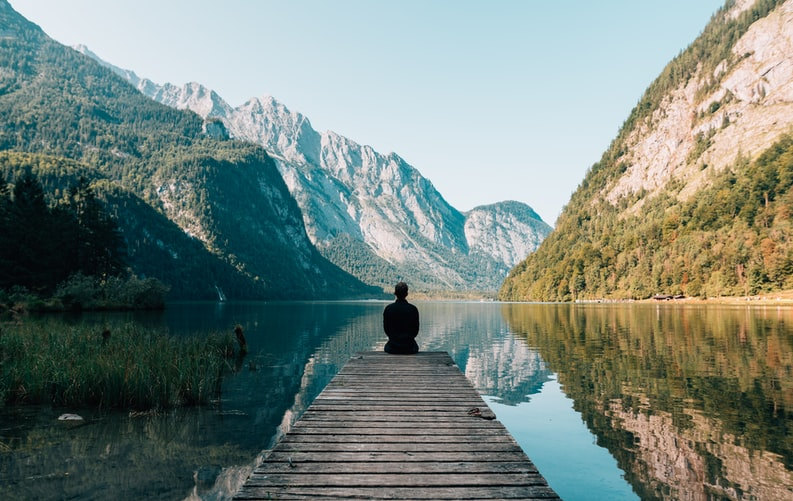
#> input picture Images/solo.jpeg, 793 x 501 px
$ python contour_detection.py
#> lines starting #> are read from the running program, lines starting #| are printed output that depends on the picture; after the words box and inside, x2 and y2 are one past the last pixel; in counts of white or black regions, pixels touching at a corner belong together
import cv2 as cv
import numpy as np


img = cv.imread("Images/solo.jpeg")
#> img is the input picture: shape (501, 793, 3); mean B, G, R 125, 132.4, 119.3
cv.imshow("Solo Travel", img)

blank = np.zeros(img.shape, dtype='uint8')
cv.imshow("Blank", blank)

gray = cv.cvtColor(img, cv.COLOR_BGR2GRAY)
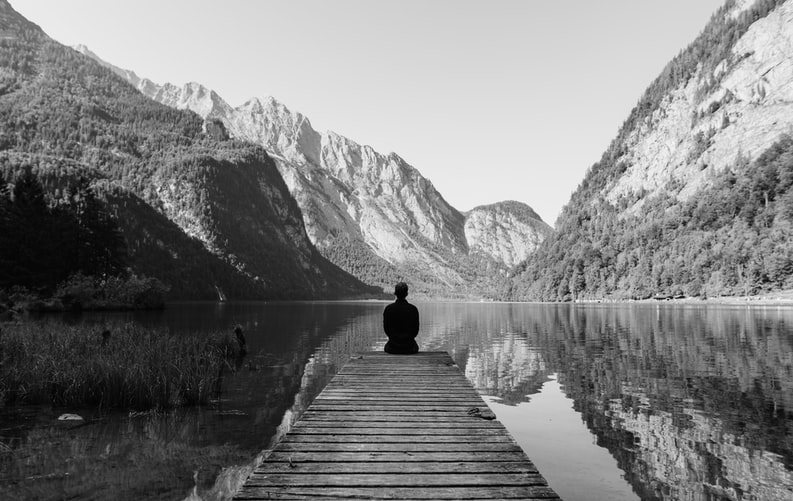
#> gray: shape (501, 793); min 0, max 251, mean 127.6
cv.imshow("Gray", gray)

blur = cv.GaussianBlur(gray, (5, 5), cv.BORDER_DEFAULT)
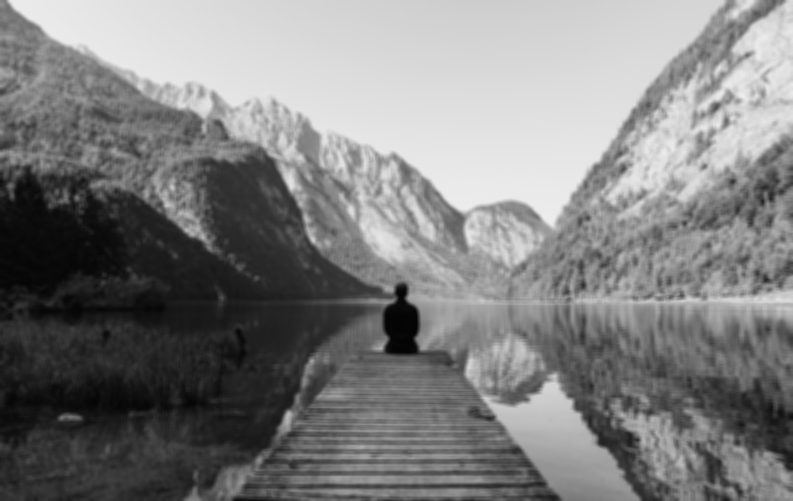
#> blur: shape (501, 793); min 3, max 238, mean 127.6
cv.imshow("Blur",blur)

canny = cv.Canny(blur, 125, 175)
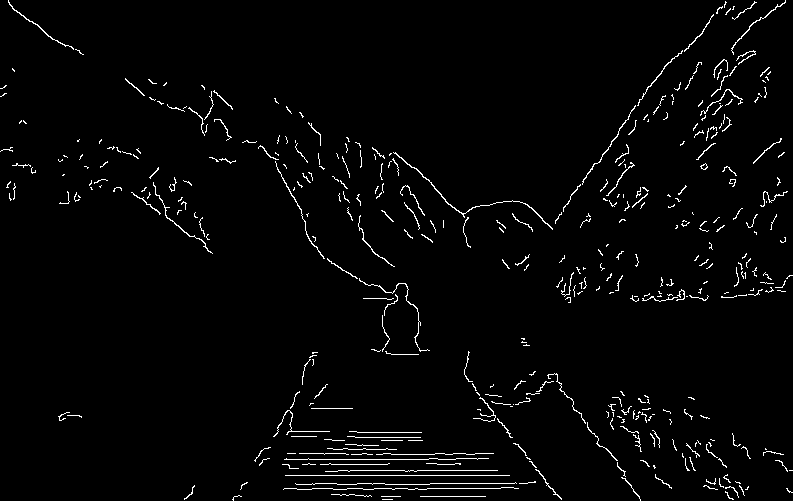
#> canny: shape (501, 793); 2.4% white in thin lines or dots
cv.imshow("Canny", canny)

contours, hierarchies =  cv.findContours(canny, cv.RETR_LIST, cv.CHAIN_APPROX_SIMPLE)
#> contours = 402 contours, 385 with area under 20; largest, box (x1, y1, x2, y2) and area: (393, 152, 553, 230) 88, (8, 0, 74, 50) 44, (582, 105, 636, 185) 41, (731, 0, 786, 55) 40, (153, 182, 213, 254) 40
print(f"Number of contours => {len(contours)}")
#| Number of contours => 402

cv.drawContours(blank, contours, -1, (0,0,255))
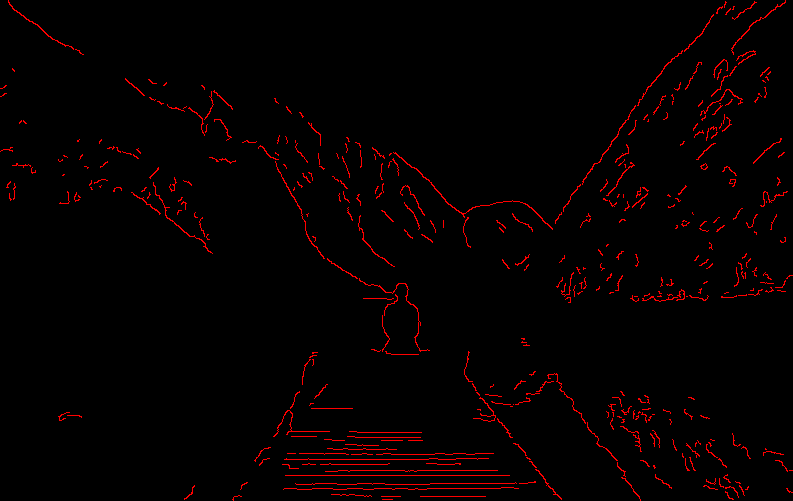
#> blank: shape (501, 793, 3); mean of channels 0, 1, 2 0, 0, 6; drawn as B, G, R
cv.imshow("Contour Drawn", blank)

ret, thresh = cv.threshold(gray, 125, 255, cv.THRESH_BINARY)
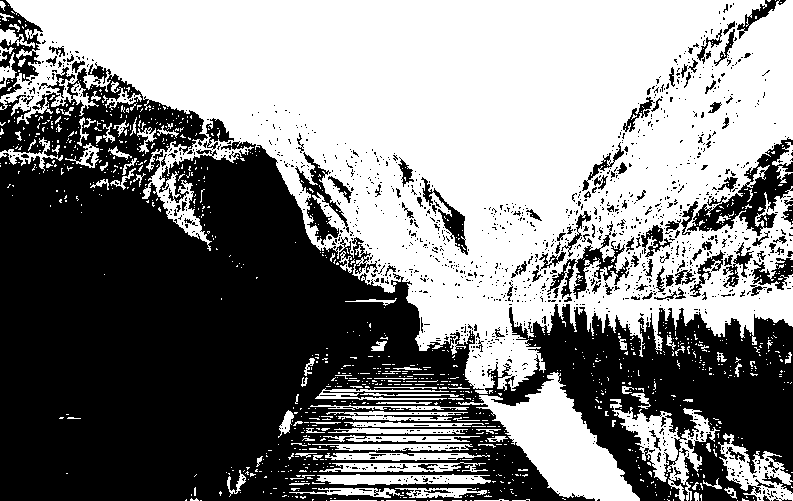
#> thresh: shape (501, 793); 51.7% white; 1425 black regions (1308 under 20 px)
cv.imshow("thresh", thresh)

contours, hierarchies = cv.findContours(thresh, cv.RETR_LIST, cv.CHAIN_APPROX_SIMPLE)
#> contours = 3030 contours, 2768 with area under 20; largest, box (x1, y1, x2, y2) and area: (0, 0, 793, 394) 185056, (458, 372, 640, 501) 8590, (610, 399, 720, 501) 3134, (718, 433, 793, 501) 2106, (294, 151, 349, 246) 1665

cv.waitKey(0)

$ run again, with Images/cats.jpg copied over Images/solo.jpeg
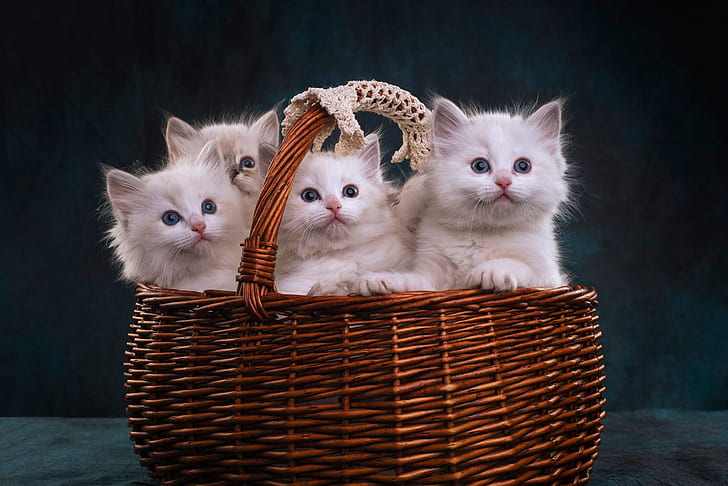
#> input picture Images/cats.jpg, 728 x 486 px
#> img is the input picture: shape (486, 728, 3); mean B, G, R 53.1, 53, 63
#> `canny = cv.Canny(blur, 125, 175)`:
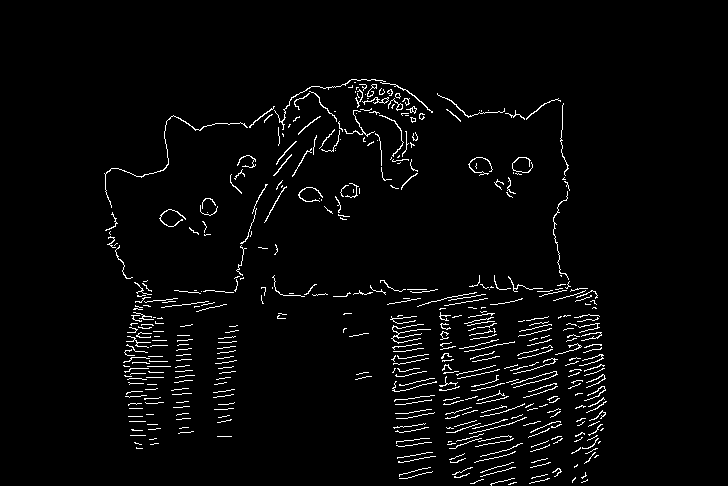
#> canny: shape (486, 728); 3% white in thin lines or dots, all inside (x1, y1, x2, y2) = (104, 79, 607, 486)
#> `contours, hierarchies =  cv.findContours(canny, cv.RETR_LIST, cv.CHAIN..`: contours = 457 contours, 448 with area under 20; largest, box (x1, y1, x2, y2) and area: (104, 115, 248, 208) 36, (362, 97, 389, 105) 34, (388, 98, 403, 111) 30, (274, 79, 386, 130) 26, (406, 106, 417, 114) 26
#| Number of contours => 457
#> `ret, thresh = cv.threshold(gray, 125, 255, cv.THRESH_BINARY)`:
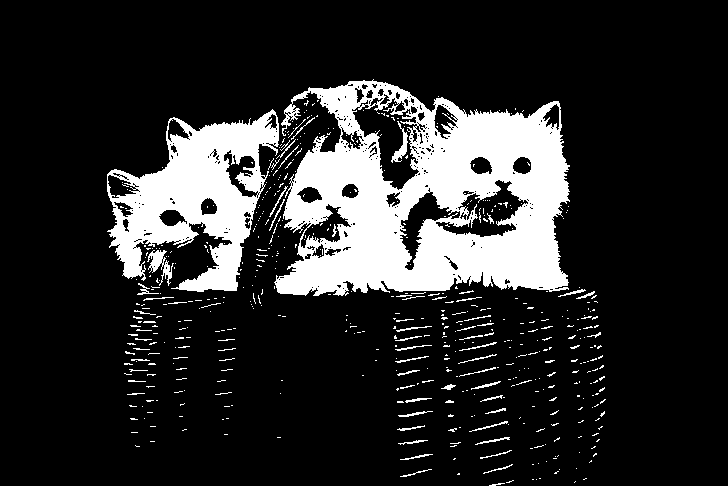
#> thresh: shape (486, 728); 16.9% white; 553 white regions (488 under 20 px)
#> `contours, hierarchies = cv.findContours(thresh, cv.RETR_LIST, cv.CHAIN..`: contours = 911 contours, 834 with area under 20; largest, box (x1, y1, x2, y2) and area: (274, 79, 570, 296) 48728, (107, 109, 279, 292) 16895, (351, 97, 420, 191) 3126, (435, 179, 529, 238) 2333, (399, 191, 461, 271) 1539
